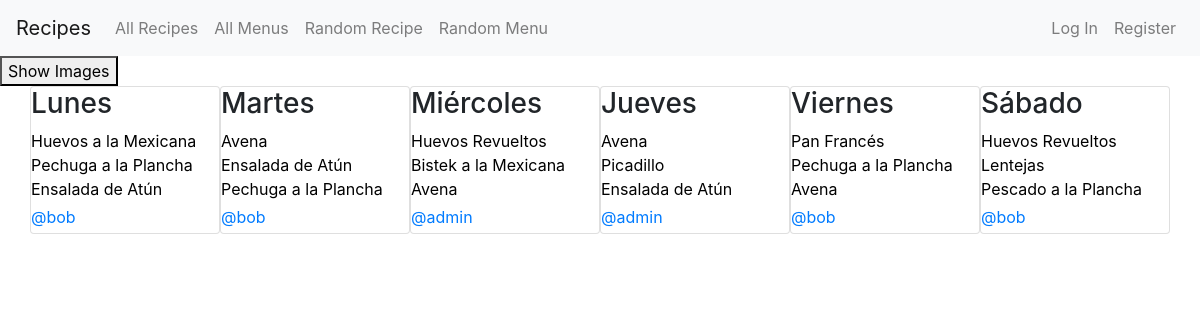
The app's page /show_menus with its own data.
### app/models.py (models this page shows, shortened)
class DayMenu(models.Model):
    title = models.CharField(max_length=30)
    breakfast = models.ForeignKey(Recipe, on_delete=models.CASCADE, related_name="breakfasts")
    meal = models.ForeignKey(Recipe, on_delete=models.CASCADE, related_name="meals" )
    dinner = models.ForeignKey(Recipe, on_delete=models.CASCADE, related_name="dinners")
    creator = models.ForeignKey(User, on_delete=models.CASCADE, related_name="users")

class Recipe(models.Model):
    id = models.AutoField(primary_key=True, unique=True)
    title = models.CharField(max_length=30)
    ingredients = models.CharField(max_length=50)
    image_url = models.CharField(max_length=400)
    tags = models.CharField(max_length=50)
    description = models.CharField(max_length=400)
    creator = models.ForeignKey(User, on_delete=models.CASCADE)

class User(AbstractUser):
    pass

### app/views.py (the view)
# urls.py: path("show_menus", views.show_menus, name="show_menus"),
def show_menus(request):
    menus = DayMenu.objects.all()
    return render(request, 'app/menus.html',{
        'menus': menus
    })

### app/templates/app/menus.html (shortened to what this page needs)
{% extends "app/layout.html" %}
{% load my_filters %}
{% block body %}
  <button id="toggle_menus">Show Images</button>
  {% include 'app/render_menus.html' %}
{% endblock %}

### app/templates/app/render_menus.html (shortened to what this page needs)
{% load my_filters %}
<div class="container">
  <div class="row">
      {% for menu in menus %}
        <div class="card col-lg-2 col-sm-4 p-0 card-menu">
            <h3>{{menu.title}}</h3>
            <a href="/recipe/{{menu.breakfast.id}}">
              <p class="mb-0">{{menu.breakfast.title}}</p>
            </a>
            <a href="/recipe/{{menu.meal.id}}">
              <p class="mb-0">{{menu.meal.title}}</p>
            </a>
            <a href="/recipe/{{menu.dinner.id}}">
              <p class="mb-0">{{menu.dinner.title}}</p>
            </a>
            <div class='d-flex justify-content-between'>
                <a href="/profile/{{recipe.creator.id}}" class="py-1">
                    @{{menu.creator}}
                </a>
            </div>
        </div>
      {% endfor %}
  </div>
</div>

### app/static/app/styles.css (style rules this page uses)
.card-menu a p { text-decoration: none; color : black }

### records on screen
DayMenu: title "Lunes", breakfast "Huevos a la Mexicana", meal "Pechuga a la Plancha", dinner "Ensalada de Atún", creator "bob"
DayMenu: title "Martes", breakfast "Avena", meal "Ensalada de Atún", dinner "Pechuga a la Plancha", creator "bob"
DayMenu: title "Miércoles", breakfast "Huevos Revueltos", meal "Bistek a la Mexicana", dinner "Avena", creator "admin"
DayMenu: title "Jueves", breakfast "Avena", meal "Picadillo", dinner "Ensalada de Atún", creator "admin"
DayMenu: title "Viernes", breakfast "Pan Francés", meal "Pechuga a la Plancha", dinner "Avena", creator "bob"
DayMenu: title "Sábado", breakfast "Huevos Revueltos", meal "Lentejas", dinner "Pescado a la Plancha", creator "bob"
